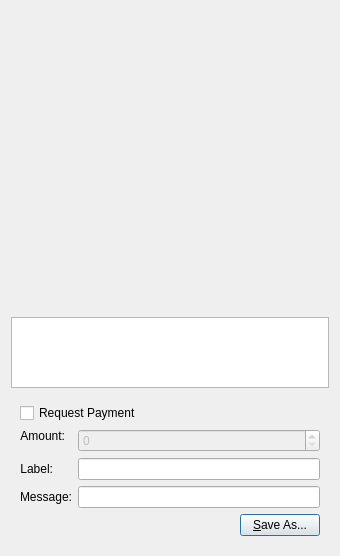
<?xml version="1.0" encoding="UTF-8"?>
<ui version="4.0">
 <class>QRCodeDialog</class>
 <widget class="QDialog" name="QRCodeDialog">
  <property name="enabled">
   <bool>true</bool>
  </property>
  <property name="geometry">
   <rect>
    <x>0</x>
    <y>0</y>
    <width>340</width>
    <height>556</height>
   </rect>
  </property>
  <property name="windowTitle">
   <string>QR Code Dialog</string>
  </property>
  <layout class="QVBoxLayout" name="verticalLayout_3">
   <item>
    <widget class="QLabel" name="lblQRCode">
     <property name="sizePolicy">
      <sizepolicy hsizetype="Expanding" vsizetype="Expanding">
       <horstretch>0</horstretch>
       <verstretch>0</verstretch>
      </sizepolicy>
     </property>
     <property name="minimumSize">
      <size>
       <width>300</width>
       <height>300</height>
      </size>
     </property>
     <property name="textFormat">
      <enum>Qt::PlainText</enum>
     </property>
     <property name="alignment">
      <set>Qt::AlignCenter</set>
     </property>
     <property name="wordWrap">
      <bool>true</bool>
     </property>
    </widget>
   </item>
   <item>
    <widget class="QPlainTextEdit" name="outUri">
     <property name="sizePolicy">
      <sizepolicy hsizetype="Expanding" vsizetype="Minimum">
       <horstretch>0</horstretch>
       <verstretch>0</verstretch>
      </sizepolicy>
     </property>
     <property name="minimumSize">
      <size>
       <width>0</width>
       <height>50</height>
      </size>
     </property>
     <property name="tabChangesFocus">
      <bool>true</bool>
     </property>
     <property name="textInteractionFlags">
      <set>Qt::TextSelectableByKeyboard|Qt::TextSelectableByMouse</set>
     </property>
    </widget>
   </item>
   <item>
    <widget class="QWidget" name="widget" native="true">
     <layout class="QVBoxLayout" name="verticalLayout_2">
      <item>
       <widget class="QCheckBox" name="chkReqPayment">
        <property name="enabled">
         <bool>true</bool>
        </property>
        <property name="text">
         <string>Request Payment</string>
        </property>
       </widget>
      </item>
      <item>
       <layout class="QFormLayout" name="formLayout">
        <property name="fieldGrowthPolicy">
         <enum>QFormLayout::AllNonFixedFieldsGrow</enum>
        </property>
        <item row="1" column="0">
         <widget class="QLabel" name="lblLabel">
          <property name="text">
           <string>Label:</string>
          </property>
          <property name="textFormat">
           <enum>Qt::PlainText</enum>
          </property>
          <property name="alignment">
           <set>Qt::AlignRight|Qt::AlignTrailing|Qt::AlignVCenter</set>
          </property>
          <property name="buddy">
           <cstring>lnLabel</cstring>
          </property>
         </widget>
        </item>
        <item row="1" column="1">
         <widget class="QLineEdit" name="lnLabel"/>
        </item>
        <item row="2" column="0">
         <widget class="QLabel" name="lblMessage">
          <property name="text">
           <string>Message:</string>
          </property>
          <property name="textFormat">
           <enum>Qt::PlainText</enum>
          </property>
          <property name="alignment">
           <set>Qt::AlignRight|Qt::AlignTrailing|Qt::AlignVCenter</set>
          </property>
          <property name="buddy">
           <cstring>lnMessage</cstring>
          </property>
         </widget>
        </item>
        <item row="2" column="1">
         <widget class="QLineEdit" name="lnMessage"/>
        </item>
        <item row="0" column="0">
         <widget class="QLabel" name="lblAmount">
          <property name="sizePolicy">
           <sizepolicy hsizetype="Preferred" vsizetype="Maximum">
            <horstretch>0</horstretch>
            <verstretch>0</verstretch>
           </sizepolicy>
          </property>
          <property name="text">
           <string>Amount:</string>
          </property>
          <property name="textFormat">
           <enum>Qt::PlainText</enum>
          </property>
          <property name="alignment">
           <set>Qt::AlignRight|Qt::AlignTrailing|Qt::AlignVCenter</set>
          </property>
          <property name="buddy">
           <cstring>lnReqAmount</cstring>
          </property>
         </widget>
        </item>
        <item row="0" column="1">
         <widget class="BitcoinAmountField" name="lnReqAmount">
          <property name="enabled">
           <bool>false</bool>
          </property>
          <property name="minimumSize">
           <size>
            <width>80</width>
            <height>0</height>
           </size>
          </property>
         </widget>
        </item>
       </layout>
      </item>
      <item>
       <layout class="QHBoxLayout" name="horizontalLayout">
        <item>
         <spacer name="horizontalSpacer">
          <property name="orientation">
           <enum>Qt::Horizontal</enum>
          </property>
          <property name="sizeHint" stdset="0">
           <size>
            <width>40</width>
            <height>20</height>
           </size>
          </property>
         </spacer>
        </item>
        <item>
         <widget class="QPushButton" name="btnSaveAs">
          <property name="text">
           <string>&amp;Save As...</string>
          </property>
         </widget>
        </item>
       </layout>
      </item>
     </layout>
    </widget>
   </item>
  </layout>
 </widget>
 <customwidgets>
  <customwidget>
   <class>BitcoinAmountField</class>
   <extends>QSpinBox</extends>
   <header>bitcoinamountfield.h</header>
  </customwidget>
 </customwidgets>
 <resources/>
 <connections>
  <connection>
   <sender>chkReqPayment</sender>
   <signal>clicked(bool)</signal>
   <receiver>lnReqAmount</receiver>
   <slot>setEnabled(bool)</slot>
   <hints>
    <hint type="sourcelabel">
     <x>92</x>
     <y>285</y>
    </hint>
    <hint type="destinationlabel">
     <x>98</x>
     <y>311</y>
    </hint>
   </hints>
  </connection>
 </connections>
</ui>
